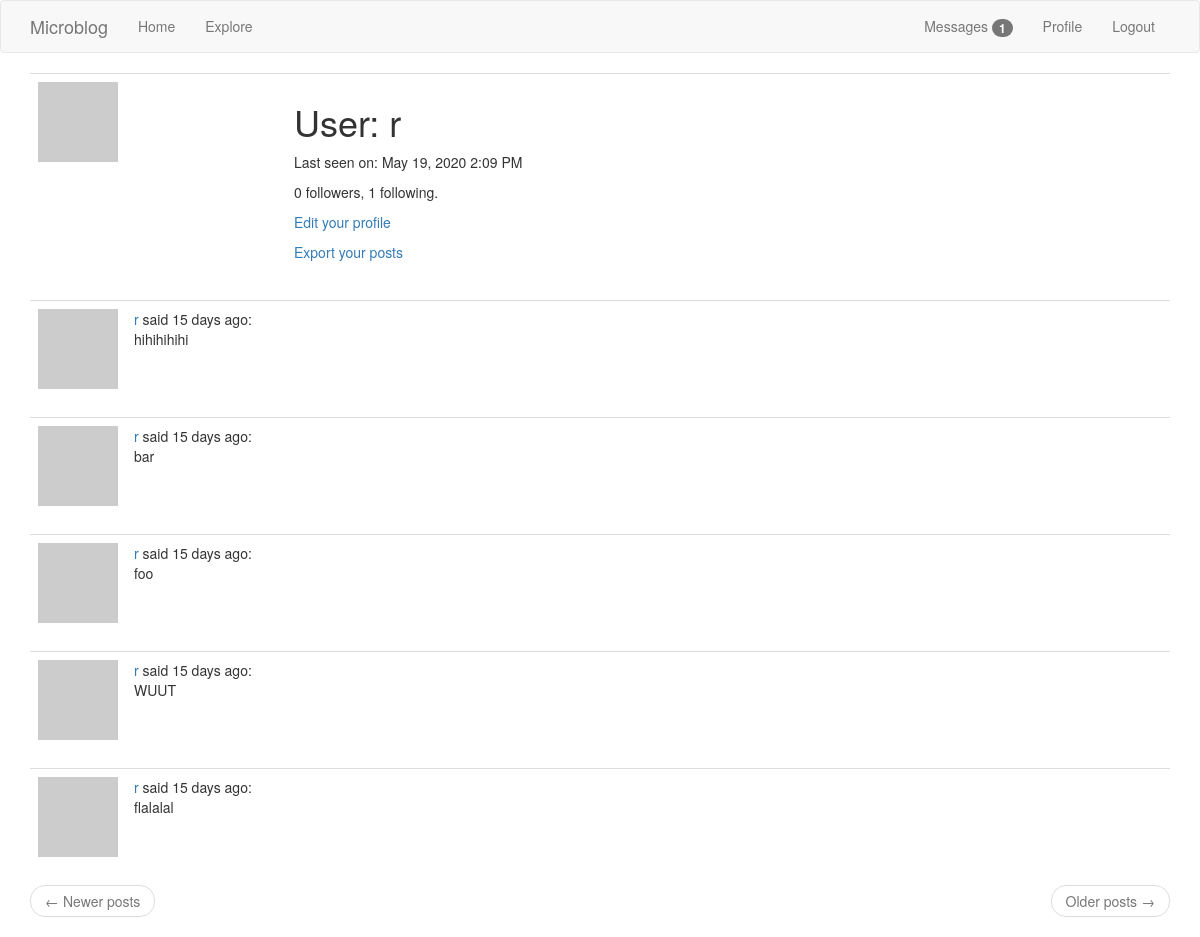
Page /user/r (signed in) on the committed database.
### app/models.py (models this page shows, shortened)
class PaginatedAPIMixin(object):
    @staticmethod
    def to_collection_dict(query, page, per_page, endpoint, **kwargs): #first three SQLAlchemy query objects
        resources = query.paginate(page, per_page, False)
        data = {
            'items': [item.to_dict() for item in resources.items],
            '_meta': {
                'page': page,
                'per_page': per_page,
                'total_pages': resources.pages,
                'total_items': resources.total
            },
            '_links': {
                'self': url_for(endpoint, page=page, per_page=per_page, **kwargs),
                'next': url_for(endpoint, page=page+1, per_page=per_page, **kwargs) if resources.has_next else None,
                'prev': url_for(endpoint, page=page-1, per_page=per_page, **kwargs) if resources.has_prev else None
            }
        }
        return data

class User(PaginatedAPIMixin, UserMixin, db.Model):
    id = db.Column(db.Integer, primary_key=True)
    username = db.Column(db.String(64), index=True, unique=True)
    email = db.Column(db.String(120), index=True, unique=True)
    password_hash = db.Column(db.String(128))
    about_me = db.Column(db.String(140))
    last_seen = db.Column(db.DateTime, default = datetime.utcnow)
    posts = db.relationship('Post', backref='author', lazy='dynamic')
    followed = db.relationship(
        'User', secondary=followers,
        primaryjoin=(followers.c.follower_id == id),
        secondaryjoin=(followers.c.followed_id == id),
        backref=db.backref('followers', lazy='dynamic'), lazy='dynamic'
    )
    notifications = db.relationship('Notification', backref='user', lazy='dynamic')
    tasks = db.relationship('Task', backref='user', lazy='dynamic')
    def avatar(self, size):
        digest = md5(self.email.lower().encode('utf-8')).hexdigest()
        return 'https://www.gravatar.com/avatar/{}?d=retro&s={}'.format(digest, size)
    messages_sent = db.relationship('Message',
        foreign_keys='Message.sender_id',
        backref='author',
        lazy='dynamic')
    messages_received = db.relationship('Message',
        foreign_keys='Message.recipient_id',
        backref='recipient',
        lazy='dynamic')
    last_message_read_time = db.Column(db.DateTime)
    def new_messages(self):
        last_read_time = self.last_message_read_time or datetime(1900, 1, 1)
        return Message.query.filter_by(recipient=self).filter(
            Message.timestamp > last_read_time).count()
    def get_tasks_in_progress(self):
        return Task.query.filter_by(user=self, complete=False).all()
    def get_task_in_progress(self, name):
        return Task.query.filter_by(name=name, user=self, complete=False).first()

class Post(db.Model):
    id = db.Column(db.Integer, primary_key=True)
    body = db.Column(db.String(140))
    timestamp = db.Column(db.DateTime, index=True, default=datetime.utcnow)
    user_id = db.Column(db.Integer, db.ForeignKey('user.id'))

### app/main/routes.py (the view)
@bp.route('/user/<username>') #dynamic content in <>
@login_required
def user(username):
    user = User.query.filter_by(username=username).first_or_404()
    page = request.args.get('page', 1, type=int)
    posts = user.posts.order_by(Post.timestamp.desc()).paginate(page, current_app.config['POSTS_PER_PAGE'], False)
    next_url = url_for('main.user', username=user.username, page=posts.next_num) if posts.has_next else None
    prev_url = url_for('main.user', username=user.username, page=posts.prev_num) if posts.has_prev else None
    return render_template('user.html', user=user, posts=posts.items, prev_url=prev_url, next_url=next_url)

### app/main/routes.py (called while the page is built)
@bp.before_app_request
def before_request():
    if current_user.is_authenticated:
        current_user.last_seen = datetime.utcnow()
        db.session.commit()

### app/models.py (called while the page is built)
@login.user_loader
def load_user(id):
    return User.query.get(int(id))

### app/templates/user.html (shortened to what this page needs)
{% extends "base.html" %}
{% block app_content %}
    <table class="table table-hover">
        <tr>
            <td width="256px"><img src="{{ user.avatar(256) }}"></td>
            <td>
                <h1>User: {{ user.username }}</h1>
                {% if user.last_seen %}<p>Last seen on: {{ moment(user.last_seen).format('LLL') }}</p>{% endif %}
                <p>{{ user.followers.count() }} followers, {{ user.followed.count() }} following.</p>
                {% if user == current_user %}
                <p><a href="{{ url_for('main.edit_profile') }}">Edit your profile</a></p>
                {% if not current_user.get_task_in_progress('export_posts') %}
                <p><a href="{{ url_for('main.export_posts') }}">Export your posts</a></p>
                {% endif %}
                {% elif not current_user.is_following(user) %}
                <p><a href="{{ url_for('main.follow', username=user.username) }}">Follow</a></p>
                {% else %}
                <p><a href="{{ url_for('main.unfollow', username=user.username) }}">Unfollow</a></p>
                {% endif %}
            </td>
        </tr>
    </table>
    {% for post in posts %}
        {% include '_post.html' %}
    {% endfor %}
    <nav aria-label="...">
        <ul class="pager">
            <li class="previous{% if not prev_url %} disabled{% endif %}">
                <a href="{{ prev_url or '#' }}">
                    <span aria-hidden="true">&larr;</span> Newer posts
                </a>
            </li>
            <li class="next{% if not next_url %} disabled{% endif %}">
                <a href="{{ next_url or '#' }}">
                    Older posts <span aria-hidden="true">&rarr;</span>
                </a>
            </li>
        </ul>
    </nav>
{% endblock %}

### app/templates/_post.html
<table class="table table-hover">
    <tr>
        <td width="70px">
            <a href="{{ url_for('main.user', username=post.author.username) }}">
                <img src="{{ post.author.avatar(70) }}" />
            </a>
        </td>
        <td>
            <a href="{{ url_for('main.user', username=post.author.username) }}">
                {{ post.author.username }}
            </a>
            said {{ moment(post.timestamp).fromNow() }}:
            <br>
            {{ post.body }}
        </td>
    </tr>
</table>

### rows in the picture
User: username "r", last_seen "May 19, 2020 2:09 PM"
Post: author.username "r", timestamp "15 days ago", body "hihihihihi"
Post: author.username "r", timestamp "15 days ago", body "bar"
Post: author.username "r", timestamp "15 days ago", body "foo"
Post: author.username "r", timestamp "15 days ago", body "WUUT"
Post: author.username "r", timestamp "15 days ago", body "flalalal"

### other values in the picture
{{ new_messages }} "1"
{{ user.followers.count() }} "0"
{{ user.followed.count() }} "1"
